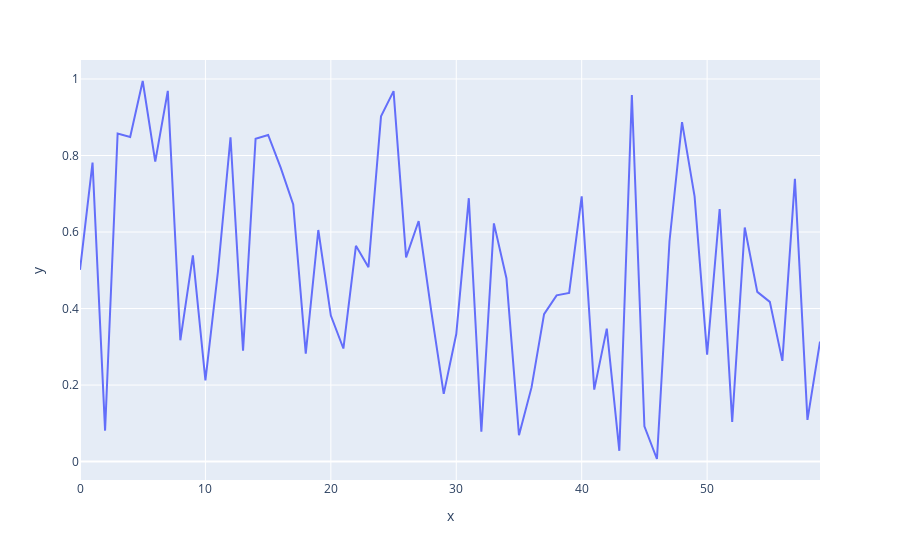

Notebook code cell kept with this figure:
### Code cell
xpoints= np.arange(60)
ypoints= np.random.rand(60)
px.line(x=xpoints, y=ypoints)

### Figure 1 — Plotly figure (JSON) as saved in the notebook; plotly's stock layout.template omitted (floating-point values rounded to 4 significant figures)
{"data": [{"hovertemplate": "x=%{x}<br>y=%{y}<extra></extra>", "legendgroup": "", "line": {"color": "#636efa", "dash": "solid"}, "marker": {"symbol": "circle"}, "mode": "lines", "name": "", "orientation": "v", "showlegend": false, "type": "scatter", "x": [0, 1, 2, 3, 4, 5, 6, 7, 8, 9, 10, 11, 12, 13, 14, 15, 16, 17, 18, 19, 20, 21, 22, 23, 24, 25, 26, 27, 28, 29, 30, 31, 32, 33, 34, 35, 36, 37, 38, 39, 40, 41, 42, 43, 44, 45, 46, 47, 48, 49, 50, 51, 52, 53, 54, 55, 56, 57, 58, 59], "xaxis": "x", "y": [0.5012, 0.7814, 0.08075, 0.8576, 0.8483, 0.9947, 0.7842, 0.9689, 0.317, 0.5392, 0.2122, 0.4971, 0.8478, 0.2895, 0.8437, 0.8536, 0.7684, 0.6718, 0.2821, 0.6053, 0.3816, 0.2955, 0.5638, 0.5079, 0.9025, 0.9683, 0.5337, 0.6287, 0.3945, 0.177, 0.3335, 0.6884, 0.07785, 0.6226, 0.4792, 0.06869, 0.1939, 0.3853, 0.4344, 0.4406, 0.6934, 0.188, 0.3474, 0.02813, 0.9583, 0.09231, 0.006711, 0.5759, 0.8871, 0.6932, 0.2797, 0.6602, 0.1039, 0.6118, 0.4436, 0.4174, 0.2631, 0.739, 0.109, 0.3137], "yaxis": "y"}], "layout": {"legend": {"tracegroupgap": 0}, "margin": {"t": 60}, "xaxis": {"anchor": "y", "domain": [0, 1], "title": {"text": "x"}}, "yaxis": {"anchor": "x", "domain": [0, 1], "title": {"text": "y"}}}}
